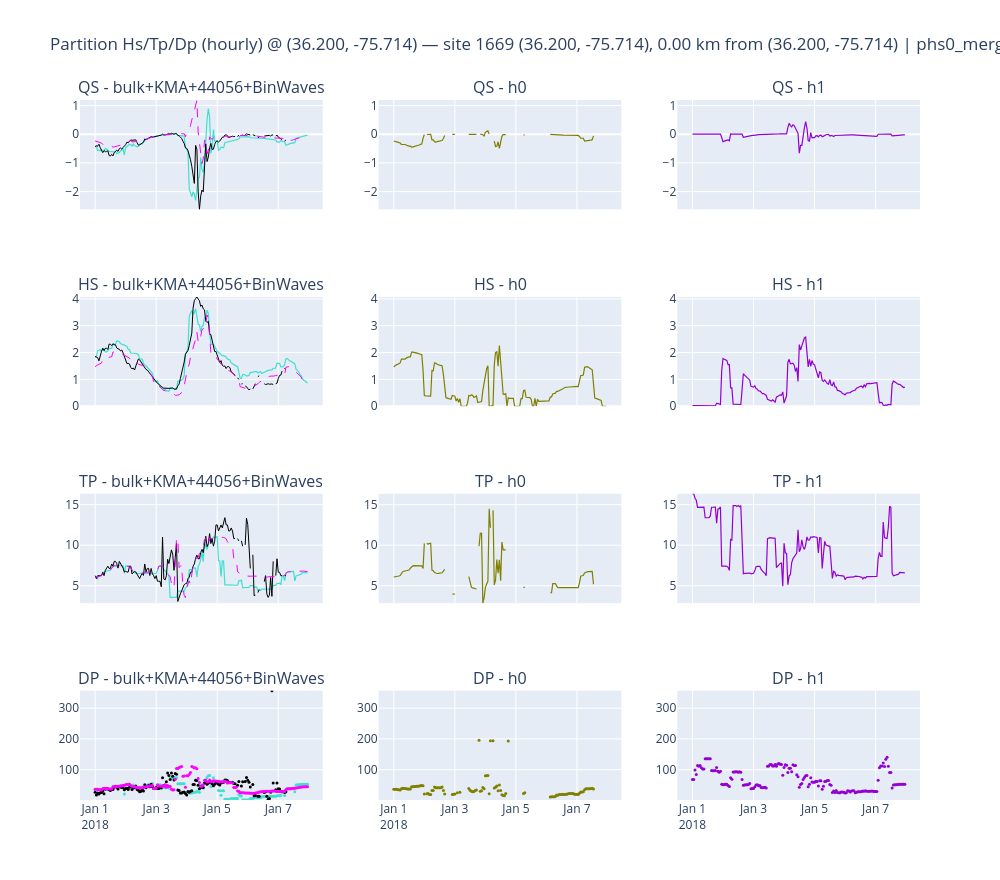

Notebook code cell kept with this figure:
### Code cell
import importlib
import utils.sediment_transport_NC as st
importlib.reload(st)

_buoy_kw = {"buoys": buoys} if "buoys" in globals() else {}

st.plot_partition_hs_tp_dp_timeseries(
    # [(-74.813, 36.579)],
    [(-75.714, 36.2)],
    qs_formula="deep",  # or "cerc"
    aggregation="hourly",
    layout="grid",
    grid_orientation="rows_are_variables",
    include_sediment_transport_row=True,
    shoreline_orientation_deg=69,
    K=0.15,
    include_bulk=True,
    include_buoy=True,
    buoy_id="44056",
    partition_ids=[0, 1],
    time_start="2018-01-01",
    time_end="2018-01-07",
    interactive=True,
    static=True,
    **_buoy_kw,
    **_HIST_KW,
)

### Figure 1 — Plotly figure (JSON) as saved in the notebook; plotly's stock layout.template omitted (floating-point values rounded to 4 significant figures; data arrays with more than 128 entries replaced by an {"elided": "..."} marker saying what was removed)
{"data": [{"line": {"color": "rgb(64,224,208)", "width": 1.2}, "mode": "lines", "name": "BinWaves + KMA clusters Qs hindcast", "showlegend": false, "type": "scatter", "x": {"elided": "168 str values"}, "xaxis": "x", "y": {"elided": "168 float values"}, "yaxis": "y"}, {"line": {"color": "rgb(0,0,0)", "width": 1}, "mode": "lines", "name": "buoy 44056 Qs buoy", "showlegend": false, "type": "scatter", "x": {"elided": "168 str values"}, "xaxis": "x", "y": {"elided": "168 float values"}, "yaxis": "y"}, {"line": {"color": "rgb(255,0,255)", "dash": "dash", "width": 1}, "mode": "lines", "name": "BinWaves Qs", "showlegend": false, "type": "scatter", "x": {"elided": "168 str values"}, "xaxis": "x", "y": {"elided": "168 float values"}, "yaxis": "y"}, {"line": {"color": "rgb(64,224,208)", "width": 1.2}, "mode": "lines", "name": "BinWaves + KMA clusters hs hindcast", "showlegend": false, "type": "scatter", "x": {"elided": "168 str values"}, "xaxis": "x4", "y": {"elided": "168 float values"}, "yaxis": "y4"}, {"line": {"color": "rgb(0,0,0)", "width": 1}, "mode": "lines", "name": "buoy 44056 hs buoy", "showlegend": false, "type": "scatter", "x": {"elided": "168 str values"}, "xaxis": "x4", "y": {"elided": "168 float values"}, "yaxis": "y4"}, {"line": {"color": "rgb(255,0,255)", "dash": "dash", "width": 1}, "mode": "lines", "name": "BinWaves hs", "showlegend": false, "type": "scatter", "x": {"elided": "168 str values"}, "xaxis": "x4", "y": {"elided": "168 float values"}, "yaxis": "y4"}, {"line": {"color": "rgb(64,224,208)", "width": 1.2}, "mode": "lines", "name": "BinWaves + KMA clusters tp hindcast", "showlegend": false, "type": "scatter", "x": {"elided": "168 str values"}, "xaxis": "x7", "y": {"elided": "168 float values"}, "yaxis": "y7"}, {"line": {"color": "rgb(0,0,0)", "width": 1}, "mode": "lines", "name": "buoy 44056 tp buoy", "showlegend": false, "type": "scatter", "x": {"elided": "168 str values"}, "xaxis": "x7", "y": {"elided": "168 float values"}, "yaxis": "y7"}, {"line": {"color": "rgb(255,0,255)", "dash": "dash", "width": 1}, "mode": "lines", "name": "BinWaves tp", "showlegend": false, "type": "scatter", "x": {"elided": "168 str values"}, "xaxis": "x7", "y": {"elided": "168 float values"}, "yaxis": "y7"}, {"marker": {"color": "rgb(64,224,208)", "size": 3}, "mode": "markers", "name": "BinWaves + KMA clusters dp hindcast", "showlegend": false, "type": "scatter", "x": {"elided": "168 str values"}, "xaxis": "x10", "y": {"elided": "168 float values"}, "yaxis": "y10"}, {"marker": {"color": "rgb(0,0,0)", "size": 3}, "mode": "markers", "name": "buoy 44056 dp buoy", "showlegend": false, "type": "scatter", "x": {"elided": "168 str values"}, "xaxis": "x10", "y": {"elided": "168 float values"}, "yaxis": "y10"}, {"marker": {"color": "rgb(255,0,255)", "size": 3}, "mode": "markers", "name": "BinWaves dp", "showlegend": false, "type": "scatter", "x": {"elided": "168 str values"}, "xaxis": "x10", "y": {"elided": "168 float values"}, "yaxis": "y10"}, {"line": {"color": "rgb(128,128,0)", "width": 1.2}, "mode": "lines", "name": "partition 0 Qs hindcast", "showlegend": false, "type": "scatter", "x": {"elided": "168 str values"}, "xaxis": "x2", "y": {"elided": "168 float values"}, "yaxis": "y2"}, {"line": {"color": "rgb(128,128,0)", "width": 1.2}, "mode": "lines", "name": "partition 0 hs hindcast", "showlegend": false, "type": "scatter", "x": {"elided": "168 str values"}, "xaxis": "x5", "y": {"elided": "168 float values"}, "yaxis": "y5"}, {"line": {"color": "rgb(128,128,0)", "width": 1.2}, "mode": "lines", "name": "partition 0 tp hindcast", "showlegend": false, "type": "scatter", "x": {"elided": "168 str values"}, "xaxis": "x8", "y": {"elided": "168 float values"}, "yaxis": "y8"}, {"marker": {"color": "rgb(128,128,0)", "size": 3}, "mode": "markers", "name": "partition 0 dp hindcast", "showlegend": false, "type": "scatter", "x": {"elided": "168 str values"}, "xaxis": "x11", "y": {"elided": "168 float values"}, "yaxis": "y11"}, {"line": {"color": "rgb(148,0,211)", "width": 1.2}, "mode": "lines", "name": "partition 1 Qs hindcast", "showlegend": false, "type": "scatter", "x": {"elided": "168 str values"}, "xaxis": "x3", "y": {"elided": "168 float values"}, "yaxis": "y3"}, {"line": {"color": "rgb(148,0,211)", "width": 1.2}, "mode": "lines", "name": "partition 1 hs hindcast", "showlegend": false, "type": "scatter", "x": {"elided": "168 str values"}, "xaxis": "x6", "y": {"elided": "168 float values"}, "yaxis": "y6"}, {"line": {"color": "rgb(148,0,211)", "width": 1.2}, "mode": "lines", "name": "partition 1 tp hindcast", "showlegend": false, "type": "scatter", "x": {"elided": "168 str values"}, "xaxis": "x9", "y": {"elided": "168 float values"}, "yaxis": "y9"}, {"marker": {"color": "rgb(148,0,211)", "size": 3}, "mode": "markers", "name": "partition 1 dp hindcast", "showlegend": false, "type": "scatter", "x": {"elided": "168 str values"}, "xaxis": "x12", "y": {"elided": "168 float values"}, "yaxis": "y12"}], "layout": {"annotations": [{"font": {"size": 16}, "showarrow": false, "text": "QS - bulk+KMA+44056+BinWaves", "x": 0.1444, "xanchor": "center", "xref": "paper", "y": 1, "yanchor": "bottom", "yref": "paper"}, {"font": {"size": 16}, "showarrow": false, "text": "QS - h0", "x": 0.5, "xanchor": "center", "xref": "paper", "y": 1, "yanchor": "bottom", "yref": "paper"}, {"font": {"size": 16}, "showarrow": false, "text": "QS - h1", "x": 0.8556, "xanchor": "center", "xref": "paper", "y": 1, "yanchor": "bottom", "yref": "paper"}, {"font": {"size": 16}, "showarrow": false, "text": "HS - bulk+KMA+44056+BinWaves", "x": 0.1444, "xanchor": "center", "xref": "paper", "y": 0.7188, "yanchor": "bottom", "yref": "paper"}, {"font": {"size": 16}, "showarrow": false, "text": "HS - h0", "x": 0.5, "xanchor": "center", "xref": "paper", "y": 0.7188, "yanchor": "bottom", "yref": "paper"}, {"font": {"size": 16}, "showarrow": false, "text": "HS - h1", "x": 0.8556, "xanchor": "center", "xref": "paper", "y": 0.7188, "yanchor": "bottom", "yref": "paper"}, {"font": {"size": 16}, "showarrow": false, "text": "TP - bulk+KMA+44056+BinWaves", "x": 0.1444, "xanchor": "center", "xref": "paper", "y": 0.4375, "yanchor": "bottom", "yref": "paper"}, {"font": {"size": 16}, "showarrow": false, "text": "TP - h0", "x": 0.5, "xanchor": "center", "xref": "paper", "y": 0.4375, "yanchor": "bottom", "yref": "paper"}, {"font": {"size": 16}, "showarrow": false, "text": "TP - h1", "x": 0.8556, "xanchor": "center", "xref": "paper", "y": 0.4375, "yanchor": "bottom", "yref": "paper"}, {"font": {"size": 16}, "showarrow": false, "text": "DP - bulk+KMA+44056+BinWaves", "x": 0.1444, "xanchor": "center", "xref": "paper", "y": 0.1562, "yanchor": "bottom", "yref": "paper"}, {"font": {"size": 16}, "showarrow": false, "text": "DP - h0", "x": 0.5, "xanchor": "center", "xref": "paper", "y": 0.1562, "yanchor": "bottom", "yref": "paper"}, {"font": {"size": 16}, "showarrow": false, "text": "DP - h1", "x": 0.8556, "xanchor": "center", "xref": "paper", "y": 0.1562, "yanchor": "bottom", "yref": "paper"}], "height": 880, "title": {"text": "Partition Hs/Tp/Dp (hourly) @ (36.200, -75.714) — site 1669 (36.200, -75.714), 0.00 km from (36.200, -75.714) | phs0_merged_all.nc | Qs=deep"}, "width": 1000, "xaxis": {"anchor": "y", "domain": [0, 0.2889], "matches": "x10", "showticklabels": false}, "xaxis10": {"anchor": "y10", "domain": [0, 0.2889]}, "xaxis11": {"anchor": "y11", "domain": [0.3556, 0.6444]}, "xaxis12": {"anchor": "y12", "domain": [0.7111, 1]}, "xaxis2": {"anchor": "y2", "domain": [0.3556, 0.6444], "matches": "x11", "showticklabels": false}, "xaxis3": {"anchor": "y3", "domain": [0.7111, 1], "matches": "x12", "showticklabels": false}, "xaxis4": {"anchor": "y4", "domain": [0, 0.2889], "matches": "x10", "showticklabels": false}, "xaxis5": {"anchor": "y5", "domain": [0.3556, 0.6444], "matches": "x11", "showticklabels": false}, "xaxis6": {"anchor": "y6", "domain": [0.7111, 1], "matches": "x12", "showticklabels": false}, "xaxis7": {"anchor": "y7", "domain": [0, 0.2889], "matches": "x10", "showticklabels": false}, "xaxis8": {"anchor": "y8", "domain": [0.3556, 0.6444], "matches": "x11", "showticklabels": false}, "xaxis9": {"anchor": "y9", "domain": [0.7111, 1], "matches": "x12", "showticklabels": false}, "yaxis": {"anchor": "x", "domain": [0.8438, 1], "range": [-2.62, 1.19]}, "yaxis10": {"anchor": "x10", "domain": [0, 0.1562], "range": [1.499, 357]}, "yaxis11": {"anchor": "x11", "domain": [0, 0.1562], "range": [1.499, 357]}, "yaxis12": {"anchor": "x12", "domain": [0, 0.1562], "range": [1.499, 357]}, "yaxis2": {"anchor": "x2", "domain": [0.8438, 1], "range": [-2.62, 1.19]}, "yaxis3": {"anchor": "x3", "domain": [0.8438, 1], "range": [-2.62, 1.19]}, "yaxis4": {"anchor": "x4", "domain": [0.5625, 0.7188], "range": [0, 4.075]}, "yaxis5": {"anchor": "x5", "domain": [0.5625, 0.7188], "range": [0, 4.075]}, "yaxis6": {"anchor": "x6", "domain": [0.5625, 0.7188], "range": [0, 4.075]}, "yaxis7": {"anchor": "x7", "domain": [0.2812, 0.4375], "range": [2.864, 16.34]}, "yaxis8": {"anchor": "x8", "domain": [0.2812, 0.4375], "range": [2.864, 16.34]}, "yaxis9": {"anchor": "x9", "domain": [0.2812, 0.4375], "range": [2.864, 16.34]}}}
